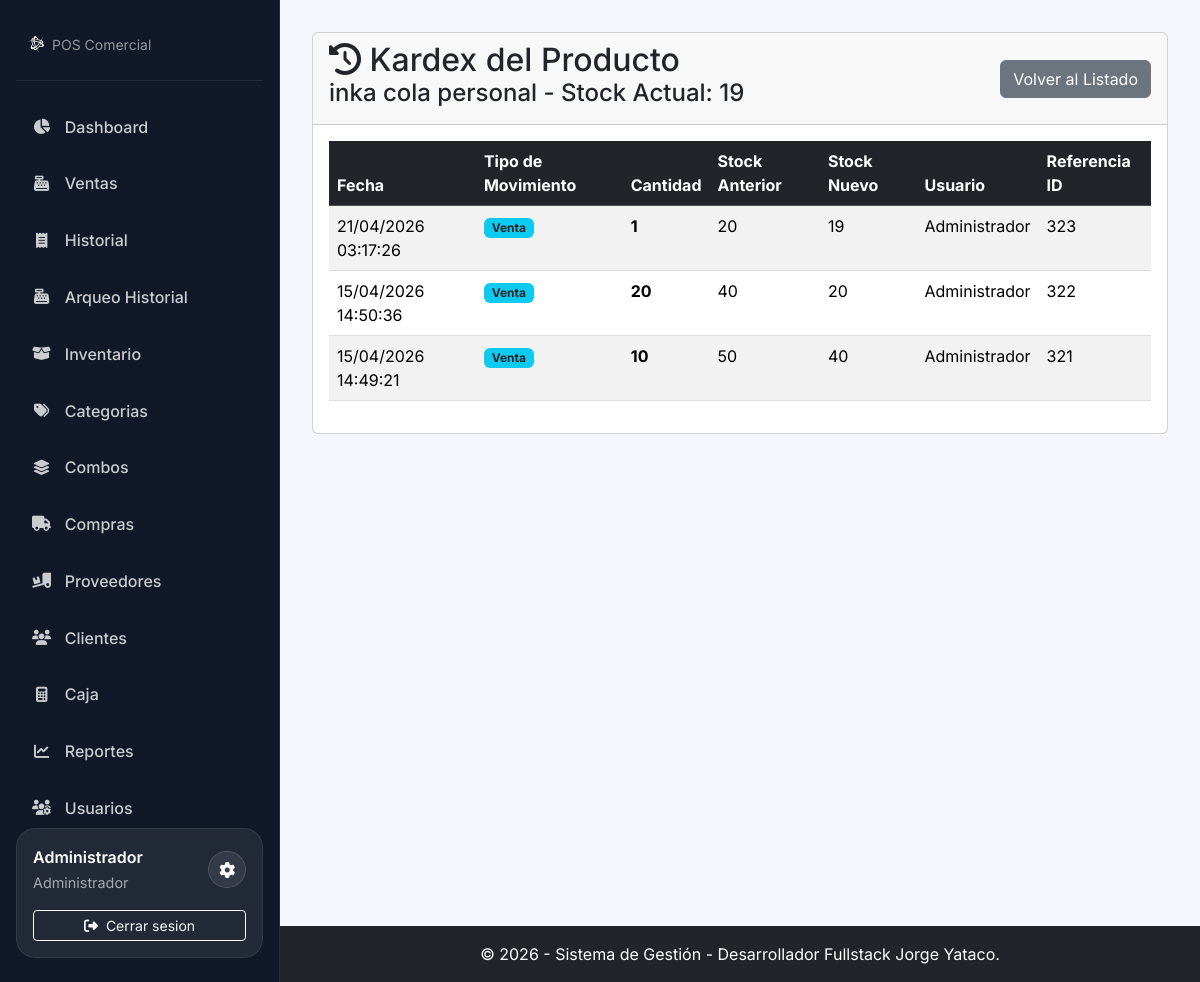
/modules/productos/detalle_producto.php?id=202 (signed in), run on the app's committed database.
### tables this page shows
CREATE TABLE `productos` (
  `id_producto` int(11) NOT NULL,
  `codigo_barra` varchar(100) DEFAULT NULL,
  `nombre` varchar(255) NOT NULL,
  `descripcion` text DEFAULT NULL,
  `imagen` varchar(255) DEFAULT 'default_producto.png',
  `id_categoria` int(11) DEFAULT NULL,
  `id_proveedor_preferido` int(11) DEFAULT NULL,
  `precio_compra` decimal(10,2) NOT NULL DEFAULT 0.00,
  `precio_venta` decimal(10,2) NOT NULL,
  `precio_venta_local` decimal(10,2) DEFAULT 0.00,
  `stock` int(11) NOT NULL DEFAULT 0,
  `stock_minimo` int(11) NOT NULL DEFAULT 5,
  `activo` tinyint(1) NOT NULL DEFAULT 1 COMMENT '1 = Activo, 0 = Inactivo',
  `fecha_creacion` timestamp NOT NULL DEFAULT current_timestamp(),
  `fecha_actualizacion` timestamp NOT NULL DEFAULT current_timestamp() ON UPDATE current_timestamp()
);

CREATE TABLE `movimientos_inventario` (
  `id_movimiento` int(11) NOT NULL,
  `id_producto` int(11) NOT NULL,
  `tipo_movimiento` enum('compra','venta','devolucion','ajuste_positivo','ajuste_negativo') NOT NULL,
  `cantidad` int(11) NOT NULL,
  `stock_anterior` int(11) NOT NULL,
  `stock_nuevo` int(11) NOT NULL,
  `fecha` timestamp NOT NULL DEFAULT current_timestamp(),
  `id_usuario` int(11) NOT NULL,
  `referencia_id` int(11) DEFAULT NULL COMMENT 'ID de la venta, compra o ajuste relacionado'
);

CREATE TABLE `usuarios` (
  `id_usuario` int(11) NOT NULL,
  `nombre_completo` varchar(100) NOT NULL,
  `username` varchar(50) NOT NULL,
  `password` varchar(255) NOT NULL COMMENT 'Guardar siempre contraseñas hasheadas',
  `id_rol` int(11) NOT NULL,
  `moneda` varchar(5) NOT NULL DEFAULT '$' COMMENT 'Símbolo de la moneda preferida',
  `activo` tinyint(1) NOT NULL DEFAULT 1,
  `fecha_creacion` timestamp NOT NULL DEFAULT current_timestamp()
);

### modules/productos/detalle_producto.php (the view, shortened to what this page needs)
<?php
require_once __DIR__ . '/../../includes/header.php';
$id_producto = (int)$_GET['id'];
$stmt_prod = $conexion->prepare("SELECT nombre, stock FROM productos WHERE id_producto = ?");
$stmt_prod->bind_param("i", $id_producto);
$stmt_prod->execute();
$producto = $stmt_prod->get_result()->fetch_assoc();
$stmt_mov = $conexion->prepare("SELECT m.*, u.nombre_completo
                                FROM movimientos_inventario m
                                JOIN usuarios u ON m.id_usuario = u.id_usuario
                                WHERE m.id_producto = ?
                                ORDER BY m.fecha DESC");
$stmt_mov->bind_param("i", $id_producto);
$stmt_mov->execute();
$movimientos = $stmt_mov->get_result();
?>
<div class="card">
    <div class="card-header d-flex justify-content-between align-items-center">
        <div>
            <h2 class="m-0"><i class="fas fa-history"></i> Kardex del Producto</h2>
            <h4><?php echo htmlspecialchars($producto['nombre']); ?> - Stock Actual: <?php echo $producto['stock']; ?></h4>
        </div>
        <a href="index.php" class="btn btn-secondary">Volver al Listado</a>
    </div>
    <div class="card-body">
        <div class="table-responsive">
            <table class="table table-striped table-hover">
                <thead class="table-dark">
                    <tr>
                        <th>Fecha</th>
                        <th>Tipo de Movimiento</th>
                        <th>Cantidad</th>
                        <th>Stock Anterior</th>
                        <th>Stock Nuevo</th>
                        <th>Usuario</th>
                        <th>Referencia ID</th>
                    </tr>
                </thead>
                <tbody>
                    <?php if ($movimientos->num_rows > 0): ?>
                        <?php while($mov = $movimientos->fetch_assoc()): ?>
                        <tr>
                            <td><?php echo date('d/m/Y H:i:s', strtotime($mov['fecha'])); ?></td>
                            <td><span class="badge bg-info text-dark"><?php echo ucfirst($mov['tipo_movimiento']); ?></span></td>
                            <td><strong><?php echo $mov['cantidad']; ?></strong></td>
                            <td><?php echo $mov['stock_anterior']; ?></td>
                            <td><?php echo $mov['stock_nuevo']; ?></td>
                            <td><?php echo htmlspecialchars($mov['nombre_completo']); ?></td>
                            <td><?php echo $mov['referencia_id']; ?></td>
                        </tr>
                        <?php endwhile; ?>
                    <?php else: ?>
                        <tr>
                            <td colspan="7" class="text-center">No hay movimientos registrados para este producto.</td>
                        </tr>
                    <?php endif; ?>
                </tbody>
            </table>
        </div>
    </div>
</div>
<?php require_once __DIR__ . '/../../includes/footer.php'; ?>

### assets/css/style.css (style rules this page uses)
body { display: flex; flex-direction: column; min-height: 100vh; }

### includes/header.php (style rules this page uses)
:root { --app-sidebar-width: 280px; --app-sidebar-bg: #111827; --app-sidebar-border: rgba(255, 255, 255, 0.08); --app-sidebar-text: rgba(255, 255, 255, 0.78); --app-sidebar-text-strong: #ffffff; --app-sidebar-hover: rgba(255, 255, 255, 0.08); --app-sidebar-active: linear-gradient(135deg, #2563eb 0%, #1d4ed8 100%); --app-body-bg: #f4f6fb; --app-card-bg: rgba(255, 255, 255, 0.08); }
html, body { min-height: 100%; }
body { font-family: 'Inter', sans-serif; background-color: var(--app-body-bg); color: #111827; }

### data on the page
productos: nombre "inka cola personal", stock "19"
movimientos_inventario: fecha "21/04/2026 03:17:26", tipo_movimiento "Venta", cantidad "1", stock_anterior "20", stock_nuevo "19", id_usuario.nombre_completo "Administrador", referencia "323"
movimientos_inventario: fecha "15/04/2026 14:50:36", tipo_movimiento "Venta", cantidad "20", stock_anterior "40", stock_nuevo "20", id_usuario.nombre_completo "Administrador", referencia "322"
movimientos_inventario: fecha "15/04/2026 14:49:21", tipo_movimiento "Venta", cantidad "10", stock_anterior "50", stock_nuevo "40", id_usuario.nombre_completo "Administrador", referencia "321"

### other printed values
$item['label'] "Dashboard"
$item['label'] "Ventas"
$item['label'] "Historial"
$item['label'] "Arqueo Historial"
$item['label'] "Inventario"
$item['label'] "Categorias"
$item['label'] "Combos"
$item['label'] "Compras"
$item['label'] "Proveedores"
$item['label'] "Clientes"
$item['label'] "Caja"
$item['label'] "Reportes"
$item['label'] "Usuarios"
$nombreUsuarioSidebar "Administrador"
$rolUsuarioSidebar "Administrador"
